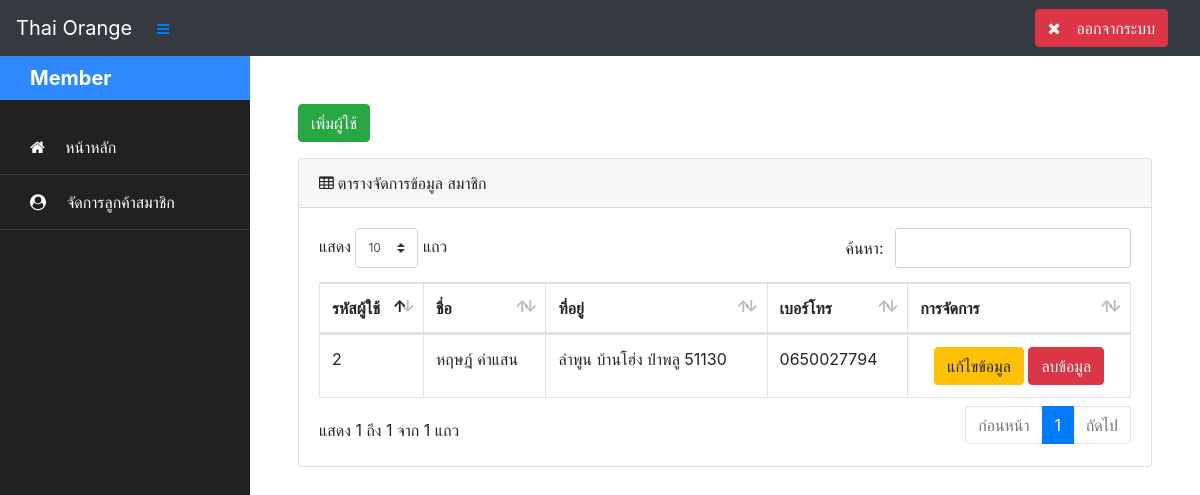
The app's page /page/admin/member/Main.php (signed in) with its own data.
### tables this page shows
CREATE TABLE `member` (
  `M_id` int(11) NOT NULL,
  `M_Fname` varchar(25) NOT NULL,
  `M_Lname` varchar(25) NOT NULL,
  `M_user` varchar(25) NOT NULL,
  `M_pass` varchar(50) NOT NULL,
  `M_add` text NOT NULL,
  `M_tel` varchar(10) NOT NULL,
  `M_Status` varchar(1) NOT NULL
);

### page/admin/member/Table.php (the view, shortened to what this page needs)
<div class="form-group">
    <a href="#addEmployeeModal" data-toggle="modal" class="btn btn btn-success">เพิ่มผู้ใช้</a>
</div>
<div class="card mb-4">
    	<div class="card-header"><i class="fa fa-table mr-1"></i>ตารางจัดการข้อมูล สมาชิก</div>
            <div class="card-body">
                <div class="table-responsive">
                    <table class="table table-bordered DataTable" id="Mtable" width="100%" cellspacing="0">
                        <thead>
                            <tr>
								<th>รหัสผู้ใช้</th>
								<th>ชื่อ</th>
           						<th>ที่อยู่</th>
            					<th>เบอร์โทร</th>
								<th>การจัดการ</th>
          					</tr>
                		</thead>
                	<tbody>
						<?php while($result = mysqli_fetch_array($query,MYSQLI_ASSOC)) { ?>
        			<tr>
						<td><?php echo $result['M_id']; ?></td>
						<td><?php echo $result['M_Fname']." ".$result['M_Lname'];?></td>
            			<td><?php echo $result['M_add']; ?></td>
						<td><?php echo $result['M_tel']; ?></td>
						<td align="center"><a href="#" data-target="#editEmployeeModal<?php echo $result['M_id'];?>" class="btn btn btn-warning" data-toggle="modal">แก้ไขข้อมูล</a>
            			<a href="#" data-target="#deleteEmployeeModal<?php echo $result['M_id']; ?>" class="btn btn btn-danger" data-toggle="modal" >ลบข้อมูล</a></td>
					</tr>
    <?php } ?>
			</tbody>
			</table>
			</div>
		</div>
		</div>

### DataTables/datatables.css (style rules this page uses)
table.dataTable { clear: both; margin-top: 6px !important; margin-bottom: 6px !important; max-width: none !important; border-collapse: separate !important; border-spacing: 0; }
table.dataTable td, table.dataTable th { -webkit-box-sizing: content-box; box-sizing: content-box; }
table.dataTable thead > tr > th.sorting_asc, table.dataTable thead > tr > th.sorting_desc, table.dataTable thead > tr > th.sorting, table.dataTable thead > tr > td.sorting_asc, table.dataTable thead > tr > td.sorting_desc, table.dataTable thead > tr > td.sorting { padding-right: 30px; }
table.dataTable thead .sorting, table.dataTable thead .sorting_asc, table.dataTable thead .sorting_desc, table.dataTable thead .sorting_asc_disabled, table.dataTable thead .sorting_desc_disabled { cursor: pointer; position: relative; }
table.dataTable thead .sorting:before, table.dataTable thead .sorting:after, table.dataTable thead .sorting_asc:before, table.dataTable thead .sorting_asc:after, table.dataTable thead .sorting_desc:before, table.dataTable thead .sorting_desc:after, table.dataTable thead .sorting_asc_disabled:before, table.dataTable thead .sorting_asc_disabled:after, table.dataTable thead .sorting_desc_disabled:before, table.dataTable thead .sorting_desc_disabled:after { position: absolute; bottom: 0.9em; display: block; opacity: 0.3; }
table.dataTable thead .sorting:before, table.dataTable thead .sorting_asc:before, table.dataTable thead .sorting_desc:before, table.dataTable thead .sorting_asc_disabled:before, table.dataTable thead .sorting_desc_disabled:before { right: 1em; content: "\2191"; }
table.dataTable thead .sorting:after, table.dataTable thead .sorting_asc:after, table.dataTable thead .sorting_desc:after, table.dataTable thead .sorting_asc_disabled:after, table.dataTable thead .sorting_desc_disabled:after { right: 0.5em; content: "\2193"; }
table.dataTable thead .sorting_asc:before, table.dataTable thead .sorting_desc:after { opacity: 1; }
table.table-bordered.dataTable th, table.table-bordered.dataTable td { border-left-width: 0; }
table.table-bordered.dataTable th:last-child, table.table-bordered.dataTable th:last-child, table.table-bordered.dataTable td:last-child, table.table-bordered.dataTable td:last-child { border-right-width: 0; }
table.table-bordered.dataTable tbody th, table.table-bordered.dataTable tbody td { border-bottom-width: 0; }

### records on screen
member: M_id "2", M_Fname "หฤษฎ์", M_Lname "คำแสน", M_add "ลำพูน บ้านโฮ่ง ป่าพลู 51130", M_tel "0650027794"

### other values on screen
$_SESSION["status"] "Member"
